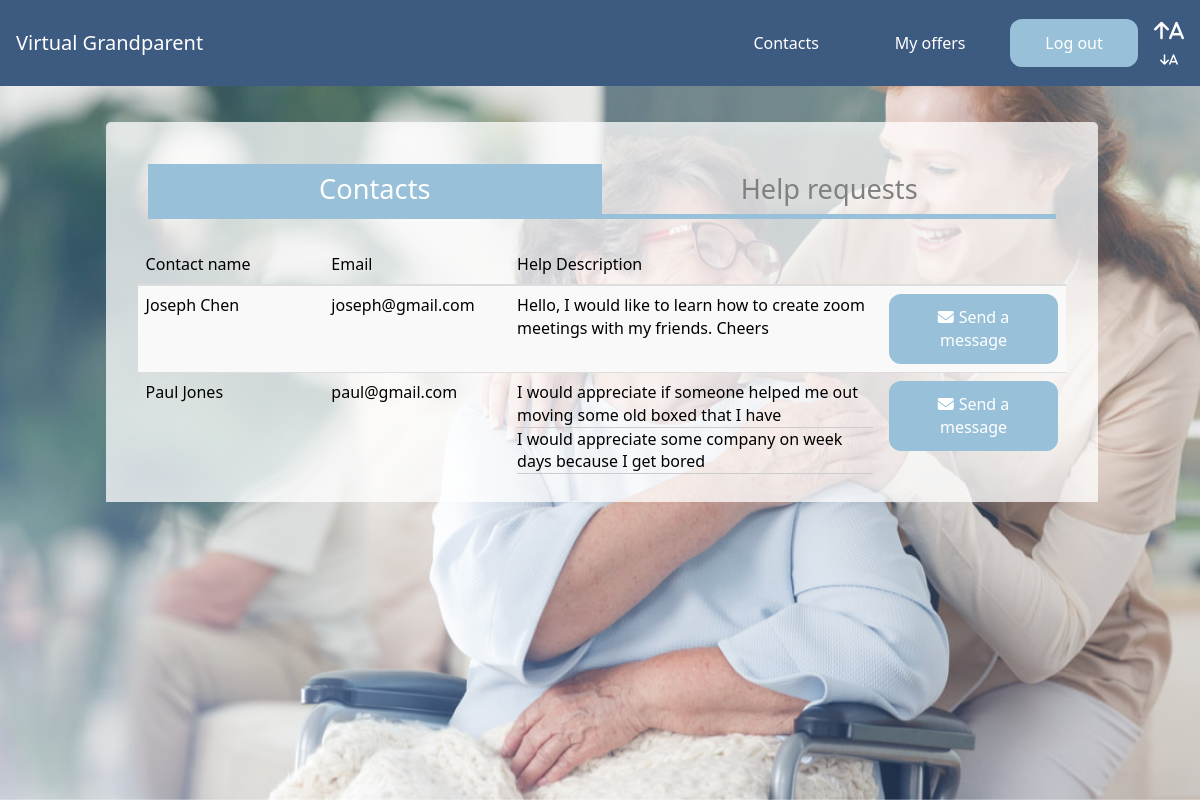
/chats/contacts/ (signed in), run on an earlier commit of the app's database.
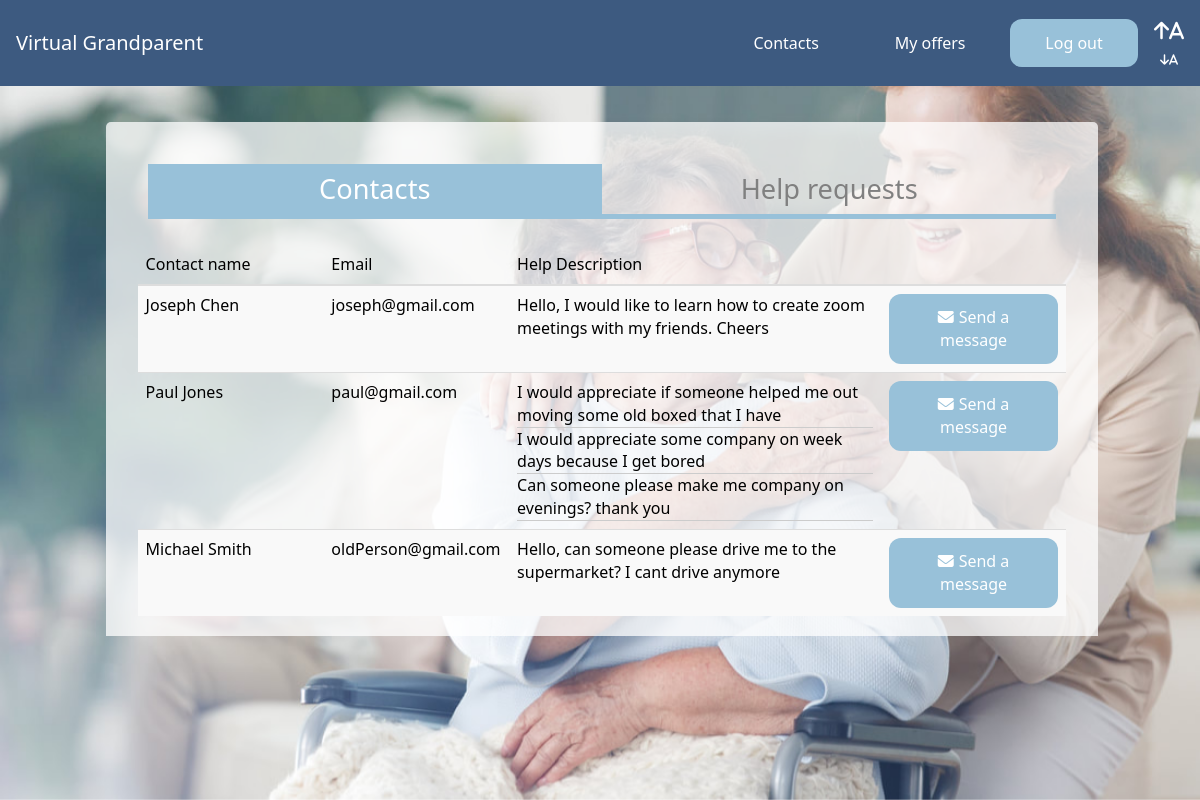
And on a later commit of the database.
### authentication/models.py (models this page shows)
class User(AbstractUser):
    id = models.AutoField(primary_key=True)
    name = models.CharField(max_length=200)
    surname = models.CharField(max_length=200)
    email = models.EmailField(max_length=200, unique=True)
    username = models.CharField(max_length=200)
    phoneNumber = models.CharField(max_length=200)
    isHelper = models.BooleanField(default=True)
    dateOfBirth = models.DateField(null=true)
    USERNAME_FIELD = 'email'
    REQUIRED_FIELDS = ['username']
    objects = Manager()
    class Meta:
        unique_together = ('email',)

### core/models.py (models this page shows)
class Help(models.Model):
    id = models.AutoField(primary_key=True)
    description = models.TextField(max_length=1000)
    category = models.CharField(choices=HELP_CATEGORIES, max_length=2, default='OT')
    helper = models.ForeignKey(Helper, on_delete=models.CASCADE, null=True)
    oldPerson = models.ForeignKey(OldPerson, on_delete=models.CASCADE)
    date = models.DateField(default=datetime.date.today, blank=True)

### chat/views.py (the view, shortened to what this page needs)
# urls.py: path('contacts/', views.contacts, name='contacts'),
@login_required
def contacts(request):
    current_user = get_current_user(request)
    if current_user.isHelper:
        helper = get_helper_by_id(current_user.id)
        persons = OldPerson.objects.filter(id__in=Help.objects.filter(helper = helper).values("oldPerson"))
        contacts = User.objects.filter(id__in = persons.values("user"))
        for c in contacts:
            old_user = User.objects.filter(email = c).first()
            old_person = OldPerson.objects.filter(user = old_user).first()
            c.helps = Help.objects.filter(helper = helper, oldPerson = old_person)
    return render(request, 'chat/contacts.html', {'contacts': contacts})

### chat/views.py (called while the page is built)
def get_current_user(request):
    return User.objects.filter(email = request.user)[0]

def get_helper_by_id(id):
    return Helper.objects.get(user_id = id)

### templates/chat/contacts.html (shortened to what this page needs)
{% extends 'core/base.html' %}
{% load static %}
{% block static %}
<link rel="stylesheet" href="{% static 'css/cards.css' %}">
<link rel="stylesheet" href="{% static 'css/flexbox.css' %}">
<link rel="stylesheet" href="{% static 'css/table.css' %}">
{% endblock %}
{% block content %}
<div class="p-4 grid-container inline-container">
    <div class="card single-card help_container px-8">
        <div class="flexbox_container">
            <div class="column column-title selected">
                <a href="{% url 'chat:contacts' %}">Contacts</a>
            </div>
            <div class="column column-title">
                {% if request.user.isHelper %}
                <a href="{% url 'core:allHelpRequests' %}">Help requests</a>
                {% else %}
                <a href="{% url 'core:helpRequests' %}">Help Requests</a>
                {% endif %}
            </div>
        </div>
        {% if not contacts %}
            <p class="mb-8">You don't have any contact yet.
                {% if request.user.isHelper %}
                <a href="{% url 'core:allHelpRequests' %}" class="link-text">Click here to see all help requests</a>
                {% else %}
                <a href="{% url 'core:helpRequests' %}" class="link-text">Click here to see your help requests</a>
                {% endif %}
            </p>
        {% else %}
        <table role="table" class="table table-striped" style="width:100%">
            <thead role="rowgroup">
                <tr role="row">
                    <th scope="col" width="20%">Contact name</th>
                    <th scope="col" width="20%">Email</th>
                    <th scope="col" width="40%">Help Description</th>
                    <th scope="col" width="20%"></th>
                </tr>
            </thead>
            <tbody id="requestTable" role="rowgroup">
                {% for c in contacts %}
                <tr role="row">
                    <td>
                        <p>{{ c.name }}</p>
                    </td>
                    <td>
                        <p>{{ c.email }}</p>
                    </td>
                    <td>
                        {% for h in c.helps %}
                        <p>{{ h.description }}</p>
                        {% if c.helps.count > 1 %}
                            <hr/>
                        {% endif %}
                        {% endfor %}
                    </td>
                    <td>
                        <a href="{% url 'chat:chat' c.id %}" class="px-5 py-3 rounded-xl base-button large-button ">
                            <i class="fa fa-envelope fa-space" aria-hidden="true"></i>Send a message
                        </a>
                    </td>
                </tr>
                {% endfor %}
            </tbody>
        </table>
    {% endif %}
    </div>
</div>
{% endblock %}

What changed in the data, as far as the page shows it:
added Help: description "Can someone please make me company on evenings? thank you", shown under User "Paul Jones"
now on this page (row edited): User: name "Michael Smith", email "oldPerson@gmail.com"
added Help: description "Hello, can someone please drive me to the supermarket? I cant drive anymore", shown under "Michael Smith"
